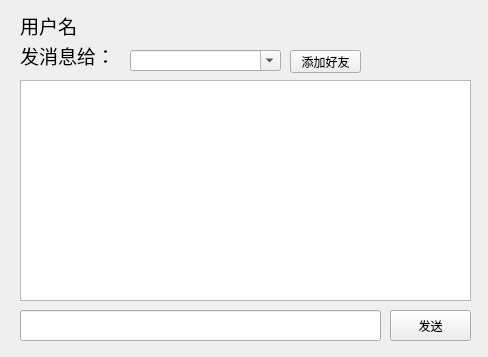
<?xml version="1.0" encoding="UTF-8"?>
<ui version="4.0">
 <class>client</class>
 <widget class="QWidget" name="client">
  <property name="geometry">
   <rect>
    <x>0</x>
    <y>0</y>
    <width>488</width>
    <height>357</height>
   </rect>
  </property>
  <property name="windowTitle">
   <string/>
  </property>
  <property name="windowIcon">
   <iconset resource="image.qrc">
    <normaloff>:/image/comment.png</normaloff>:/image/comment.png</iconset>
  </property>
  <widget class="QLabel" name="userName">
   <property name="geometry">
    <rect>
     <x>20</x>
     <y>10</y>
     <width>81</width>
     <height>31</height>
    </rect>
   </property>
   <property name="font">
    <font>
     <family>楷体</family>
     <pointsize>14</pointsize>
    </font>
   </property>
   <property name="text">
    <string>用户名</string>
   </property>
  </widget>
  <widget class="QTextBrowser" name="Browser">
   <property name="geometry">
    <rect>
     <x>20</x>
     <y>80</y>
     <width>451</width>
     <height>221</height>
    </rect>
   </property>
  </widget>
  <widget class="QComboBox" name="comboBox">
   <property name="geometry">
    <rect>
     <x>130</x>
     <y>50</y>
     <width>151</width>
     <height>21</height>
    </rect>
   </property>
   <property name="editable">
    <bool>true</bool>
   </property>
  </widget>
  <widget class="QLabel" name="userName_2">
   <property name="geometry">
    <rect>
     <x>20</x>
     <y>40</y>
     <width>91</width>
     <height>31</height>
    </rect>
   </property>
   <property name="font">
    <font>
     <family>楷体</family>
     <pointsize>14</pointsize>
    </font>
   </property>
   <property name="text">
    <string>发消息给：</string>
   </property>
  </widget>
  <widget class="QLineEdit" name="lineEdit">
   <property name="geometry">
    <rect>
     <x>20</x>
     <y>310</y>
     <width>361</width>
     <height>31</height>
    </rect>
   </property>
  </widget>
  <widget class="QPushButton" name="pushButton">
   <property name="geometry">
    <rect>
     <x>390</x>
     <y>310</y>
     <width>81</width>
     <height>31</height>
    </rect>
   </property>
   <property name="text">
    <string>发送</string>
   </property>
  </widget>
  <widget class="QPushButton" name="pushButton_2">
   <property name="geometry">
    <rect>
     <x>290</x>
     <y>50</y>
     <width>71</width>
     <height>23</height>
    </rect>
   </property>
   <property name="text">
    <string>添加好友</string>
   </property>
  </widget>
 </widget>
 <layoutdefault spacing="6" margin="11"/>
 <resources>
  <include location="image.qrc"/>
 </resources>
 <connections/>
</ui>
